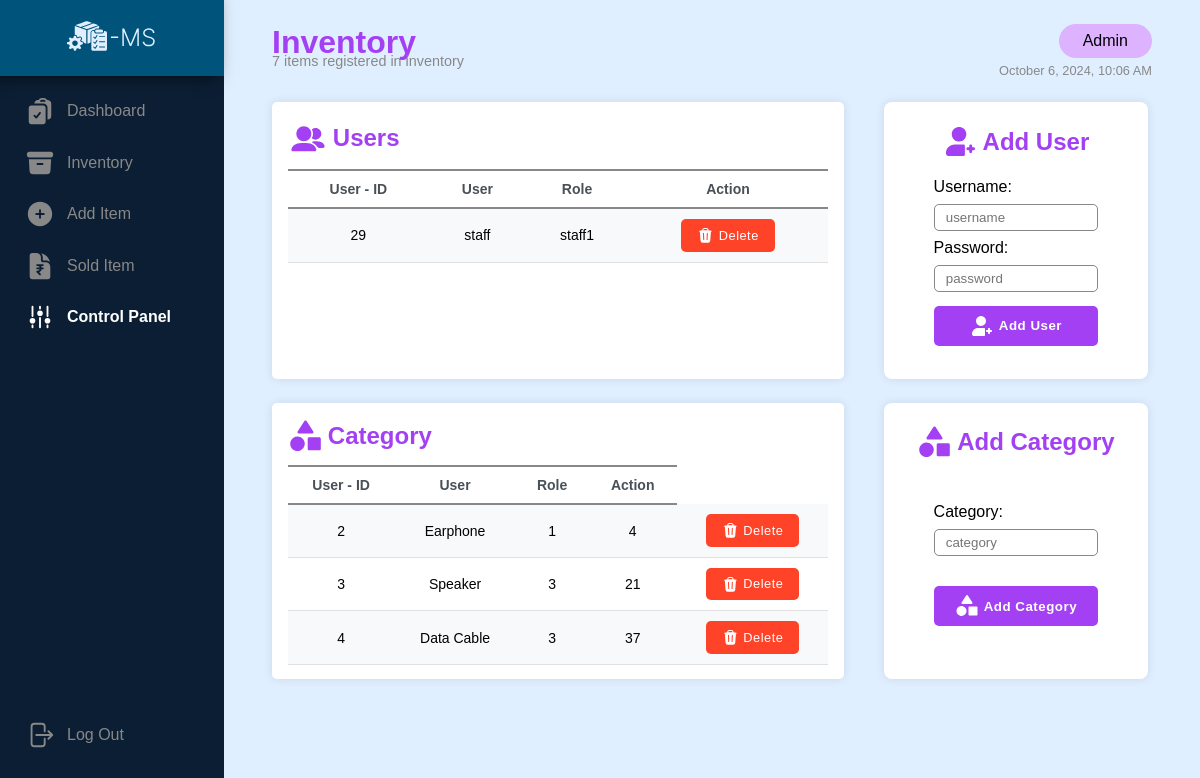
Page /Admin/ControlPanel/controlpanel.php (signed in) on the earlier database version.
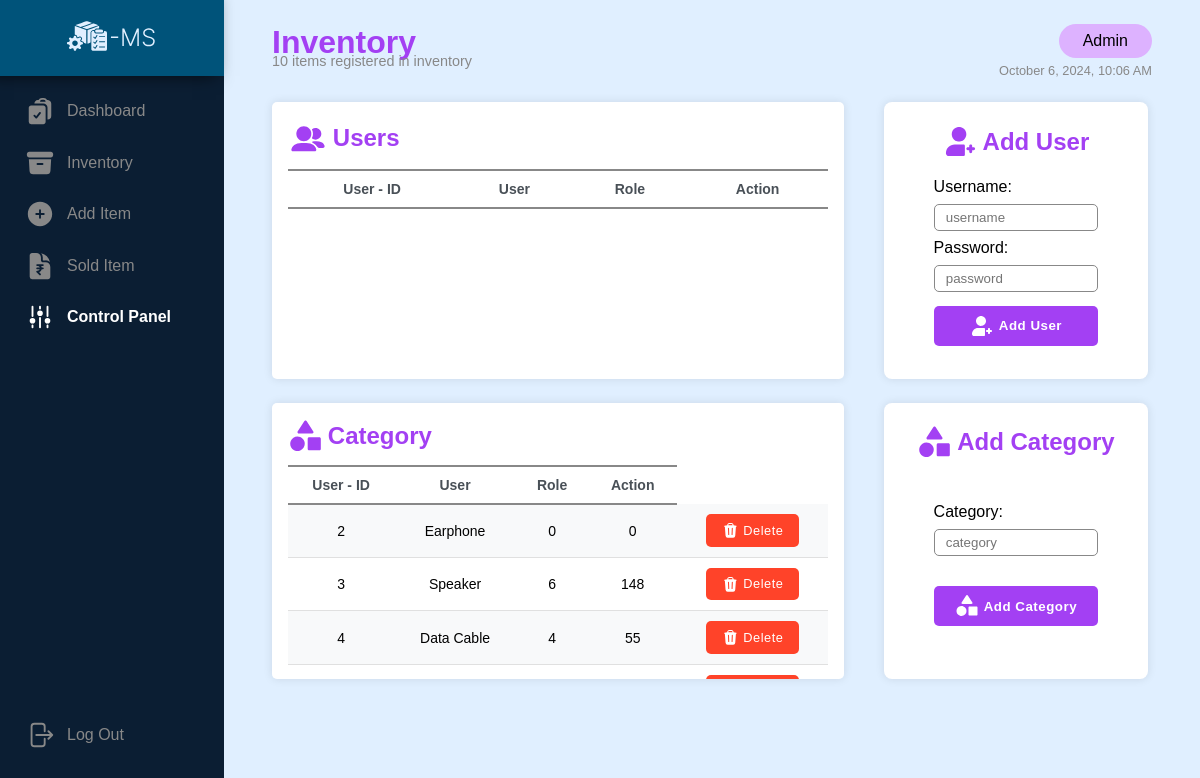
Same page on the later database version.
### tables this page shows
CREATE TABLE `users` (
  `uid` int(11) NOT NULL,
  `role` enum('staff','admin','','') NOT NULL,
  `username` varchar(20) NOT NULL,
  `password` varchar(100) NOT NULL
);

CREATE TABLE `category` (
  `category_id` int(11) NOT NULL,
  `category` varchar(50) NOT NULL
);

### Admin/ControlPanel/viewcategory.php (the view)
<?php
$categories = mysqli_query($conn, "SELECT * FROM view_category_details_on_inventory");
while ($c = mysqli_fetch_assoc($categories)) {
    echo "
            <tr>
                <td>" . $c['category_id'] . "</td>
                <td>" . $c['category'] . "</td>
                <td>" . $c['total_category_item'] . "</td>
                <td>" . ($c['total_category_quantity'] == NULL ? "0" : $c['total_category_quantity']) . "</td>
                <td>
                    <form method='POST' action=''>
                        <button type='submit' name='delete-cid' class='delete-btn' value=" . $c['category_id'] . ">
                        <svg xmlns='http://www.w3.org/2000/svg' viewBox='0 0 24 24' fill='currentColor' class='size-6'>
                        <path fill-rule='evenodd' d='M16.5 4.478v.227a48.816 48.816 0 0 1 3.878.512.75.75 0 1 1-.256 1.478l-.209-.035-1.005 13.07a3 3 0 0 1-2.991 2.77H8.084a3 3 0 0 1-2.991-2.77L4.087 6.66l-.209.035a.75.75 0 0 1-.256-1.478A48.567 48.567 0 0 1 7.5 4.705v-.227c0-1.564 1.213-2.9 2.816-2.951a52.662 52.662 0 0 1 3.369 0c1.603.051 2.815 1.387 2.815 2.951Zm-6.136-1.452a51.196 51.196 0 0 1 3.273 0C14.39 3.05 15 3.684 15 4.478v.113a49.488 49.488 0 0 0-6 0v-.113c0-.794.609-1.428 1.364-1.452Zm-.355 5.945a.75.75 0 1 0-1.5.058l.347 9a.75.75 0 1 0 1.499-.058l-.346-9Zm5.48.058a.75.75 0 1 0-1.498-.058l-.347 9a.75.75 0 0 0 1.5.058l.345-9Z' clip-rule='evenodd' />
                        </svg>
                             Delete
                        </button>
                    </form>
                </td>
            </tr>
        ";
}

### Admin/ControlPanel/controlpanel.php (shortened to what this page needs)
<?php include 'controlpanelBackend.php' ?>
<!DOCTYPE html>
<html lang="en">
<head>
  <link rel="stylesheet" href="../../util.css" />
  <link rel="stylesheet" href="../adminRoot.css" />
  <link rel="stylesheet" href="../ControlPanel/main.css">
  <link rel="stylesheet" href="../ControlPanel/controlpanel.css">
</head>
<body>
  <?php
  include '../rootAside-Admin.php';
  ?>
  <main class="wrapper">
    <header>
      <div class="main-heading">
        <div class="main-heading-left">
          <h1>Inventory</h1>
          <p>
            <?php
            $result = mysqli_query($conn, "SELECT COUNT(item_id) as items FROM inventory");
            $count = mysqli_fetch_row($result);
            echo ($count[0] == "") ? "No items registered!" : "{$count[0]} items registered in inventory";
            ?>
          </p>
        </div>
        <div class="main-heading-right">
          <span class="staff">Admin</span>
          <p id="display-date"></p>
        </div>
      </div>
    </header>
    <section class="control-panel-wrapper">
      <div class="user-category-section" id="user-section">
        <h3><img src="../../Images/icons/user.svg" alt="user logo" />Users</h3>
        <table>
          <tr>
            <th>User - ID</th>
            <th>User</th>
            <th>Role</th>
            <th>Action</th>
          </tr>
          <?php include 'viewusers.php' ?>
        </table>
      </div>
      <div class="add-section" id="add-user-section">
        <h3><img src="../../Images/icons/adduser.svg" alt="add user logo" />Add User</h3>
        <form action="" method="POST" class="add-form">
          <label for="username">
            <span>Username:</span>
          </label>
          <input type="text" name="username" id="username" required placeholder="username" />
          <label for="password">
            <span>Password:</span>
          </label>
          <input type="password" name="password" id="password" required placeholder="password" />
          <button type="submit" name="add-user">
            <img src="../../Images/icons/adduserWhite.svg" alt="add user logo" />Add User
          </button>
        </form>
      </div>
    </section>
    <section class="control-panel-wrapper">
      <div class="user-category-section" id="category-section">
        <h3><img src="../../Images/icons/category.svg" alt="user logo" />Category</h3>
        <table>
          <tr>
            <th>User - ID</th>
            <th>User</th>
            <th>Role</th>
            <th>Action</th>
          </tr>
          <?php include 'viewcategory.php' ?>
        </table>
      </div>
      <div class="add-section" id="add-user-section">
        <h3>
          <img src="../../Images/icons/Category.svg" alt="add category logo" />Add
          Category
        </h3>
        <form action="" method="POST" class="add-form">
          <label class="add-category" for="category">
            <span>Category:</span>
            <input type="category" name="category" id="category" required placeholder="category" />
          </label>
          <button type="submit" name="addCategory">
            <img src="../../Images/icons/categoryWhite.svg" alt="add category logo" />Add
            Category
          </button>
        </form>
      </div>
    </section>
  </main>
</body>
</html>

### Admin/rootAside-Admin.php (shortened to what this page needs)
<aside>
  <nav>
    <div class="logo">
      <a href="#"><img src="../../Images/icons/mainlogo.svg" alt="main logo" loading="lazy" /></a>
    </div>
    <div class="nav-list">
      <ul>
        <li class="list-row">
          <a href="../Dashboard/dashboard.php">
            Dashboard
          </a>
        </li>
        <li class="list-row">
          <a href="../Inventory/inventory.php">
            Inventory
          </a>
        </li>
        <li class="list-row">
          <a href="../Add/AddItem.php">
            Add Item
          </a>
        </li>
        <li class="list-row">
          <a href="../Sold/sold.php">
            Sold Item
          </a>
        </li>
        <li class="list-row">
          <a href="../ControlPanel/controlpanel.php">
            Control Panel
          </a>
        </li>
      </ul>
      <form method="POST" class="">
        <button name="log-out" class="logout">
          Log Out
        </button>
      </form>
    </div>
  </nav>
</aside>

### Admin/ControlPanel/viewusers.php
<?php
$users = mysqli_query($conn, "SELECT * FROM users");
while ($user = mysqli_fetch_assoc($users)) {
    if ($user['role'] != $user['username']) {
        echo "
                <tr>
                    <td>" . $user['uid'] . "</td>
                    <td>" . $user['role'] . "</td>
                    <td>" . $user['username'] . "</td>
                    <td>
                        <form method='POST' action=''>
                            <button type='submit' name='delete-uid' class='delete-btn' value=" . $user['uid'] . ">
                            <svg xmlns='http://www.w3.org/2000/svg' viewBox='0 0 24 24' fill='currentColor' class='size-6'>
                        <path fill-rule='evenodd' d='M16.5 4.478v.227a48.816 48.816 0 0 1 3.878.512.75.75 0 1 1-.256 1.478l-.209-.035-1.005 13.07a3 3 0 0 1-2.991 2.77H8.084a3 3 0 0 1-2.991-2.77L4.087 6.66l-.209.035a.75.75 0 0 1-.256-1.478A48.567 48.567 0 0 1 7.5 4.705v-.227c0-1.564 1.213-2.9 2.816-2.951a52.662 52.662 0 0 1 3.369 0c1.603.051 2.815 1.387 2.815 2.951Zm-6.136-1.452a51.196 51.196 0 0 1 3.273 0C14.39 3.05 15 3.684 15 4.478v.113a49.488 49.488 0 0 0-6 0v-.113c0-.794.609-1.428 1.364-1.452Zm-.355 5.945a.75.75 0 1 0-1.5.058l.347 9a.75.75 0 1 0 1.499-.058l-.346-9Zm5.48.058a.75.75 0 1 0-1.498-.058l-.347 9a.75.75 0 0 0 1.5.058l.345-9Z' clip-rule='evenodd' />
                        </svg>
                             Delete
                            </button>
                        </form>
                    </td>
                </tr>
            ";
    }
}

### util.css (style rules this page uses)
:root { --login-bgcolor: #e0efff; --login-color: #0b1e33; --nav-color: #0b1e33; --text-color: #888888; --logo-bgcolor: #00537a; --bgcolor: #e0efff; --admin-cta-color: #ddb2ff; --price-color: #08b037; }
* { margin: 0; padding: 0; box-sizing: border-box; font-family: "Poppins", sans-serif; }
html, body { height: 100%; width: 100%; }
aside { width: 14rem; height: 100%; background-color: var(--nav-color); position: fixed; z-index: 99; }
nav { display: flex; flex-direction: column; }
a, .logout { text-decoration: none; color: var(--text-color); }
li { list-style: none; }
.logo { width: 100%; max-height: 5rem; background-color: var(--logo-bgcolor); padding: 1rem; text-align: center; box-shadow: -0.625rem -0.125rem 1rem 0.125rem rgba(0, 0, 0, 0.685); }
.nav-list { display: block; height: 100%; font-size: 1rem; margin-top: 10px; }
.list-row { display: flex; max-width: 100%; min-width: auto; align-items: center; margin-bottom: 0.1rem; }
.list-row a, .logout { padding: 0.625rem 0.313rem; display: flex; align-items: center; width: 100%; }
.list-row .icon, .logout .icon { margin-right: 0.75rem; width: 30px; margin-left: 20px; }
.active a { color: var(--selected-color); font-weight: 600; }
.logout { background-color: transparent; position: absolute; bottom: 5%; font-size: 1rem; outline: none; border: none; cursor: pointer; }
.wrapper { margin: 2vw 4vw; width: 100%; margin-left: 17rem; }
header { max-height: 5rem; position: static; }
.main-heading { display: flex; justify-content: space-between; }
.main-heading-left h1 { color: #a340f3; }
.main-heading-left p { color: var(--text-color); font-size: 0.9rem; margin-top: -0.5rem; }
.main-heading-right { display: flex; flex-direction: column; align-items: flex-end; justify-content: center; }
.main-heading-right span { background-color: var(--admin-cta-color); padding: 0.5rem 1.5rem; border-radius: 4.2rem; }
.main-heading-right p { color: var(--text-color); font-size: 0.8rem; margin-top: 0.3rem; }

### Admin/adminRoot.css (style rules this page uses)
:root { --selected-color: white; --primary-color: #a340f3; --secondary-color: #663399; --delete-color: #ff4329; }

### Admin/ControlPanel/controlpanel.css (style rules this page uses)
* { margin: 0; padding: 0; box-sizing: border-box; font-family: "Poppins", sans-serif; scroll-behavior: smooth; }
table { width: 100%; border-collapse: collapse; background-color: #ffffff; font-size: 14px; }
th, td { padding: 10px 14px; text-align: left; border-bottom: 1px solid #e0e0e0; text-align: center; }
th { background-color: white; font-weight: bold; color: #495057; border-top: 2px solid var(--text-color); border-bottom: 2px solid var(--text-color); text-align: center; }
tr:nth-child(even) { background-color: #f8f9fa; }
.control-panel-wrapper { width: 100%; height: 17.3rem; display: flex; gap: 1rem; margin-top: 1.5rem; }
.user-category-section h3 { display: flex; align-items: center; gap: 0.3rem; font-size: 1.5rem; margin-bottom: 0.7rem; color: var(--primary-color); }
.user-category-section form { display: flex; align-items: center; justify-content: center; }
.user-category-section form button { color: white; display: flex; padding: 0.5rem 1rem; align-items: center; justify-content: center; background-color: var(--delete-color); border: none; outline: none; gap: 0.3rem; letter-spacing: 0.5px; border-radius: 5px; font-weight: 400; font-size: 0.8rem; cursor: pointer; }
.user-category-section form button svg { width: 1.05rem; }
.control-panel-wrapper .add-section { border-radius: 8px; width: 30%; height: 100%; background-color: white; padding: 1rem 1.6rem; margin-left: 1.5rem; box-shadow: 0 0 10px 0 rgba(0, 0, 0, 0.1); }
.add-section h3 { display: flex; align-items: center; gap: 0.3rem; font-size: 1.5rem; margin-bottom: 0.7rem; padding-top: 0.4rem; justify-content: center; color: var(--primary-color); }
.add-section form { padding: 0.5rem 1.5rem; display: flex; flex-direction: column; gap: 0.5rem; }
.add-section form input { padding: 0.3rem 0.7rem; border: 1px solid var(--text-color); border-radius: 5px; outline: none; width: 100%; }
.add-section form button { display: flex; align-items: center; justify-content: center; gap: 0.3rem; font-weight: 400; letter-spacing: 0.5px; border-radius: 5px; padding: 0.5rem 1rem; background-color: var(--primary-color); color: white; border: none; outline: none; cursor: pointer; font-weight: 600; margin-top: 0.4rem; }
.add-section form button img { width: 1.5rem; height: 1.5rem; }
.add-category { padding: 1.5rem 0 1rem 0; }
.add-category > input { margin-top: 0.5rem; }

Differences in the rows shown:
removed users: uid "29", role "staff", username "staff1"
shown differently, row unchanged: category "Earphone": total_category_item "1" → "0"; total_category_quantity "4" → (not shown); now shows "0"
computed for category "Speaker": total_category_item "3" → "6"; total_category_quantity "21" → "148"
computed for category "Data Cable": total_category_item "3" → "4"; total_category_quantity "37" → "55"
Other differences:
$count[0]: "7" → "10"
